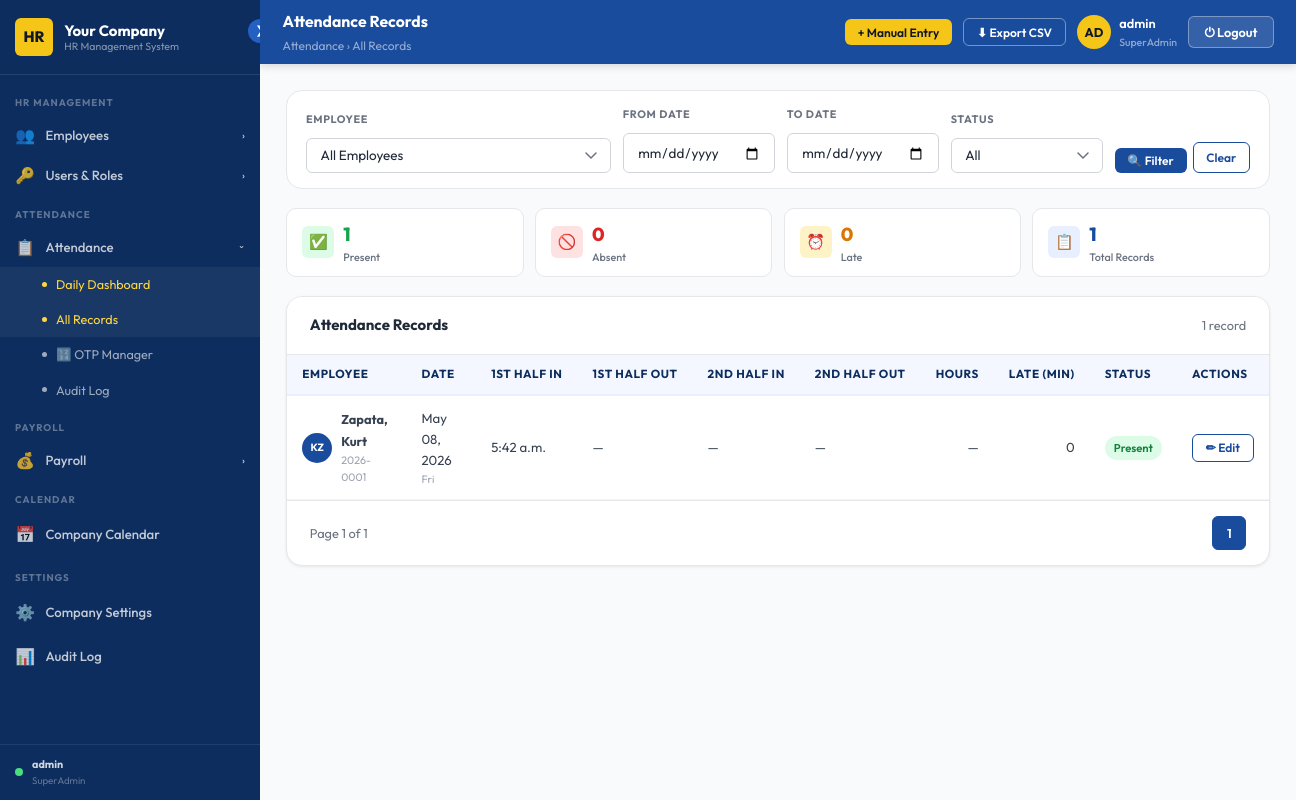
Page /attendance/admin/records/ (signed in) on the committed database.
### attendance/models.py (models this page shows, shortened)
class Attendance(models.Model):
    STATUS_CHOICES = [('present','Present'),('absent','Absent'),('late','Late')]
    employee          = models.ForeignKey(Employee, on_delete=models.CASCADE)
    date              = models.DateField()
    time_in_am        = models.TimeField(null=True, blank=True)  # NOTE: added
    time_out_am       = models.TimeField(null=True, blank=True)  # NOTE: added
    time_in_pm        = models.TimeField(null=True, blank=True)  # NOTE: added
    time_out_pm       = models.TimeField(null=True, blank=True)  # NOTE: added
    total_hours       = models.DecimalField(max_digits=5, decimal_places=2, null=True, blank=True)
    late_minutes      = models.PositiveIntegerField(default=0)
    undertime_minutes = models.PositiveIntegerField(default=0)
    status            = models.CharField(max_length=20, choices=STATUS_CHOICES, default='present')
    created_at        = models.DateTimeField(auto_now_add=True)
    class Meta:
        unique_together = ('employee', 'date')

### employees/models.py (models this page shows, shortened)
class Employee(models.Model):
    EMPLOYMENT_TYPES = [('regular', 'Regular'), ('contract', 'Contract')]
    STATUS_CHOICES   = [('active', 'Active'), ('inactive', 'Inactive')]
    GENDER_CHOICES   = [('male', 'Male'), ('female', 'Female'), ('other', 'Other')]
    CIVIL_CHOICES    = [
        ('single', 'Single'), ('married', 'Married'),
        ('widowed', 'Widowed'), ('separated', 'Separated'),
    ]
    employee_code   = models.CharField(max_length=50, unique=True)
    first_name      = models.CharField(max_length=100)
    last_name       = models.CharField(max_length=100)
    email           = models.EmailField(unique=True)
    phone           = models.CharField(max_length=30, blank=True)
    address         = models.TextField(blank=True)
    date_hired      = models.DateField(null=True, blank=True)
    employment_type = models.CharField(max_length=20, choices=EMPLOYMENT_TYPES, default='regular')
    status          = models.CharField(max_length=20, choices=STATUS_CHOICES, default='active')
    department      = models.ForeignKey(Department, on_delete=models.SET_NULL, null=True, blank=True)
    position        = models.ForeignKey(Position, on_delete=models.SET_NULL, null=True, blank=True)
    salary_grade    = models.ForeignKey(SalaryGrade, on_delete=models.SET_NULL, null=True, blank=True)
    created_at      = models.DateTimeField(auto_now_add=True)
    updated_at      = models.DateTimeField(auto_now=True)
    middle_name     = models.CharField(max_length=100, blank=True)
    birthdate       = models.DateField(null=True, blank=True)
    gender          = models.CharField(max_length=10, choices=GENDER_CHOICES, blank=True)
    civil_status    = models.CharField(max_length=15, choices=CIVIL_CHOICES, blank=True)
    nationality     = models.CharField(max_length=60, blank=True, default='Filipino')
    tin_number        = models.CharField(max_length=30, blank=True)
    sss_number        = models.CharField(max_length=30, blank=True)
    philhealth_number = models.CharField(max_length=30, blank=True)
    pagibig_number    = models.CharField(max_length=30, blank=True)
    emergency_contact_name         = models.CharField(max_length=150, blank=True)
    emergency_contact_phone        = models.CharField(max_length=30, blank=True)
    emergency_contact_relationship = models.CharField(max_length=60, blank=True)
    contract_start  = models.DateField(null=True, blank=True)
    contract_end    = models.DateField(null=True, blank=True)

### attendance/views.py (the view)
# urls.py: path('admin/records/',      views.attendance_records,   name='records'),
@admin_required
def attendance_records(request):
    import json as _json
    qs = Attendance.objects.select_related('employee').order_by('-date', 'employee__last_name')
    emp_id   = request.GET.get('emp_id')
    from_dt  = request.GET.get('from')
    to_dt    = request.GET.get('to')
    status   = request.GET.get('status')
    if emp_id:  qs = qs.filter(employee_id=emp_id)
    if from_dt: qs = qs.filter(date__gte=from_dt)
    if to_dt:   qs = qs.filter(date__lte=to_dt)
    if status:  qs = qs.filter(status=status)
    from django.db.models import Count
    summary = {
        'total':   qs.count(),
        'present': qs.filter(status='present').count(),
        'absent':  qs.filter(status='absent').count(),
        'late':    qs.filter(status='late').count(),
    }
    records_json = {}
    for r in qs:
        records_json[r.id] = {
            'employee_name': f'{r.employee.last_name}, {r.employee.first_name}',
            'date':          str(r.date),
            'time_in_am':    str(r.time_in_am)[:5]  if r.time_in_am  else '',
            'time_out_am':   str(r.time_out_am)[:5] if r.time_out_am else '',
            'time_in_pm':    str(r.time_in_pm)[:5]  if r.time_in_pm  else '',
            'time_out_pm':   str(r.time_out_pm)[:5] if r.time_out_pm else '',
            'status':        r.status,
        }
    from django.core.paginator import Paginator
    paginator = Paginator(qs, 30)
    records   = paginator.get_page(request.GET.get('page', 1))
    return render(request, 'hrms/attendance_records.html', {
        'records':      records,
        'records_json': _json.dumps(records_json),
        'employees':    Employee.objects.filter(status='active'),
        'summary':      summary,
        **_branding(),
    })

### templates/hrms/attendance_records.html (shortened to what this page needs)
{% extends "hrms/admin_base.html" %}
{% load static %}
{% block page_title %}Attendance Records{% endblock %}
{% block breadcrumb %}Attendance › All Records{% endblock %}
{% block header_actions %}
  <button class="btn btn-gold btn-sm" onclick="openModal('manual-att-modal')">+ Manual Entry</button>
  <button class="btn btn-outline btn-sm" style="color:var(--white);border-color:rgba(255,255,255,.4);"
          onclick="exportRecords()">⬇ Export CSV</button>
{% endblock %}
{% block content %}
<div class="filter-card">
  <form method="get" action="{% url 'attendance:records' %}" style="display:contents;">
    <div class="form-group" style="flex:2;min-width:200px;">
      <label>Employee</label>
      <select name="emp_id" class="form-control">
        <option value="">All Employees</option>
      </select>
    </div>
    <div class="form-group">
      <label>From Date</label>
      <input type="date" name="from" class="form-control" value="{{ request.GET.from }}">
    </div>
    <div class="form-group">
      <label>To Date</label>
      <input type="date" name="to" class="form-control" value="{{ request.GET.to }}">
    </div>
    <div class="form-group">
      <label>Status</label>
      <select name="status" class="form-control">
        <option value="">All</option>
      </select>
    </div>
    <div style="display:flex;gap:.4rem;align-items:flex-end;">
      <button type="submit" class="btn btn-primary btn-sm">🔍 Filter</button>
      <a href="{% url 'attendance:records' %}" class="btn btn-outline btn-sm">Clear</a>
    </div>
  </form>
</div>
<div class="att-mini-stats">
  <div class="mini-stat">
    <div style="width:32px;height:32px;background:#DCFCE7;border-radius:var(--radius-sm);display:flex;align-items:center;justify-content:center;">✅</div>
    <div><div class="num" style="color:var(--success);">{{ summary.present }}</div><div class="label">Present</div></div>
  </div>
  <div class="mini-stat">
    <div style="width:32px;height:32px;background:#FEE2E2;border-radius:var(--radius-sm);display:flex;align-items:center;justify-content:center;">🚫</div>
    <div><div class="num" style="color:var(--danger);">{{ summary.absent }}</div><div class="label">Absent</div></div>
  </div>
  <div class="mini-stat">
    <div style="width:32px;height:32px;background:#FEF3C7;border-radius:var(--radius-sm);display:flex;align-items:center;justify-content:center;">⏰</div>
    <div><div class="num" style="color:var(--warning);">{{ summary.late }}</div><div class="label">Late</div></div>
  </div>
  <div class="mini-stat">
    <div style="width:32px;height:32px;background:var(--blue-100);border-radius:var(--radius-sm);display:flex;align-items:center;justify-content:center;">📋</div>
    <div><div class="num" style="color:var(--blue-800);">{{ summary.total }}</div><div class="label">Total Records</div></div>
  </div>
</div>
<div class="card">
  <div class="card-header">
    <h3>Attendance Records</h3>
    <span class="text-sm text-gray">{{ records.paginator.count }} record{{ records.paginator.count|pluralize }}</span>
  </div>
  <div class="table-wrap">
    <table class="data-table" id="records-table">
      <thead>
        <tr>
          <th>Employee</th>
          <th>Date</th>
          <th>1st Half In</th>
          <th>1st Half Out</th>
          <th>2nd Half In</th>
          <th>2nd Half Out</th>
          <th style="text-align:right;">Hours</th>
          <th style="text-align:right;">Late (min)</th>
          <th>Status</th>
          <th>Actions</th>
        </tr>
      </thead>
      <tbody>
        {% for rec in records %}
        <tr id="row-{{ rec.id }}">
          <td>
            <div class="emp-cell">
              <div class="emp-av-sm">{{ rec.employee.first_name|slice:":1" }}{{ rec.employee.last_name|slice:":1" }}</div>
              <div>
                <strong style="font-size:.85rem;">{{ rec.employee.last_name }}, {{ rec.employee.first_name }}</strong>
                <div style="font-size:.72rem;color:var(--gray-400);">{{ rec.employee.employee_code }}</div>
              </div>
            </div>
          </td>
          <td>{{ rec.date|date:"M d, Y" }}
            <div style="font-size:.72rem;color:var(--gray-400);">{{ rec.date|date:"D" }}</div>
          </td>
          <td>{{ rec.time_in_am|default:"—" }}</td>
          <td>{{ rec.time_out_am|default:"—" }}</td>
          <td>{{ rec.time_in_pm|default:"—" }}</td>
          <td>{{ rec.time_out_pm|default:"—" }}</td>
          <td style="text-align:right;">{{ rec.total_hours|default:"—" }}</td>
          <td style="text-align:right;">
            {% if rec.late_minutes %}
              <span style="color:var(--warning);font-weight:600;">{{ rec.late_minutes }}</span>
            {% else %}0{% endif %}
          </td>
          <td>
            <span class="badge {% if rec.status == 'present' %}badge-success{% elif rec.status == 'late' %}badge-warning{% else %}badge-danger{% endif %}">
              {{ rec.status|title }}
            </span>
          </td>
          <td>
            <button class="btn btn-outline btn-sm" onclick="editRecord({{ rec.id }})">✏ Edit</button>
          </td>
        </tr>
        {% empty %}
        <tr>
          <td colspan="10" style="text-align:center;padding:3rem;color:var(--gray-400);">
            No records found for the selected filters.
          </td>
        </tr>
        {% endfor %}
      </tbody>
    </table>
  </div>
  <div style="padding:1rem 1.5rem;display:flex;align-items:center;justify-content:space-between;border-top:1px solid var(--gray-200);">
    <span class="text-sm text-gray">Page {{ records.number }} of {{ records.paginator.num_pages }}</span>
    <div class="pagination">
      {% for num in records.paginator.page_range %}
        {% if records.number == num %}
          <span class="page-btn active">{{ num }}</span>
        {% elif num >= records.number|add:"-2" and num <= records.number|add:"2" %}
          <a href="?{% if request.GET.emp_id %}emp_id={{ request.GET.emp_id }}&{% endif %}page={{ num }}" class="page-btn">{{ num }}</a>
        {% endif %}
      {% endfor %}
    </div>
  </div>
</div>
{% endblock %}

### templates/hrms/admin_base.html (shortened to what this page needs)
{% load static %}
<!DOCTYPE html>
<html lang="en">
<head>
  <link rel="stylesheet" href="{% static 'css/base.css' %}"/>
</head>
<body>
<div class="admin-layout">
  <aside class="sidebar" id="sidebar">
    <button class="sidebar-toggle" id="sidebar-toggle" title="Toggle Sidebar">❯</button>
    <div class="sidebar-logo">
      <div class="logo-mark" id="logo-mark">
        {% if company_logo %}
          <img src="{{ company_logo }}" alt="Logo"
               style="width:100%;height:100%;object-fit:cover;border-radius:var(--radius-sm);">
        {% else %}
          {{ company_initials|default:"HR" }}
        {% endif %}
      </div>
      <div class="logo-text">
        {{ company_name|default:"Your Company" }}
        <span>HR Management System</span>
      </div>
    </div>
    <nav class="sidebar-nav" id="sidebar-nav">
      <div class="nav-section">
        <div class="nav-section-label">HR Management</div>
        <button class="nav-group-toggle" data-group="nav-hr">
          <span class="icon">👥</span><span class="label">Employees</span><span class="chevron">›</span>
        </button>
        {% if is_super_admin %}
        <button class="nav-group-toggle" data-group="nav-users">
          <span class="icon">🔑</span><span class="label">Users & Roles</span><span class="chevron">›</span>
        </button>
        {% endif %}
      </div>
      <div class="nav-section">
        <div class="nav-section-label">Attendance</div>
        <button class="nav-group-toggle" data-group="nav-att">
          <span class="icon">📋</span><span class="label">Attendance</span><span class="chevron">›</span>
        </button>
        <div class="nav-submenu" id="nav-att">
          <a href="{% url 'attendance:dashboard' %}">Daily Dashboard</a>
          <a href="{% url 'attendance:records' %}">All Records</a>
          <a href="{% url 'attendance:otp_manager' %}">🔢 OTP Manager</a>
          <a href="{% url 'attendance:audit_log' %}">Audit Log</a>
        </div>
      </div>
      <div class="nav-section">
        <div class="nav-section-label">Payroll</div>
        <button class="nav-group-toggle" data-group="nav-payroll">
          <span class="icon">💰</span><span class="label">Payroll</span><span class="chevron">›</span>
        </button>
      </div>
      <div class="nav-section">
        <div class="nav-section-label">Calendar</div>
        <a class="nav-link" href="{% url 'calendar_app:index' %}">
          <span class="icon">📅</span><span class="label">Company Calendar</span>
        </a>
      </div>
      {% if is_super_admin %}
      <div class="nav-section">
        <div class="nav-section-label">Settings</div>
        <a class="nav-link" href="{% url 'employees:company_settings' %}">
          <span class="icon">⚙️</span><span class="label">Company Settings</span>
        </a>
        <a class="nav-link" href="{% url 'accounts:audit_log' %}">
          <span class="icon">📊</span><span class="label">Audit Log</span>
        </a>
      </div>
      {% endif %}
    </nav>
    <div style="padding:.75rem 1rem;border-top:1px solid rgba(255,255,255,.08);
                display:flex;align-items:center;gap:.6rem;">
      <div style="width:8px;height:8px;border-radius:50%;background:#4ADE80;flex-shrink:0;"></div>
      <div style="overflow:hidden;">
        <div style="font-size:.72rem;font-weight:700;color:rgba(255,255,255,.8);
                    white-space:nowrap;overflow:hidden;text-overflow:ellipsis;">
          {{ request.user.get_full_name|default:request.user.username }}
        </div>
        <div style="font-size:.65rem;color:rgba(255,255,255,.35);">
          {% if user_role %}{{ user_role.name }}{% else %}No Role{% endif %}
        </div>
      </div>
    </div>
  </aside>
  <div style="flex:1;display:flex;flex-direction:column;">
    <header class="admin-header" id="admin-header">
      <div>
        <div class="header-title">{% block page_title %}Dashboard{% endblock %}</div>
        <div class="header-breadcrumb">{% block breadcrumb %}Home{% endblock %}</div>
      </div>
      <div class="header-right">
        {% block header_actions %}{% endblock %}
        <div class="header-user">
          <div class="header-avatar">{{ request.user.username|slice:":2"|upper }}</div>
          <div>
            <div style="font-size:.85rem;font-weight:600;color:var(--white);">
              {{ request.user.get_full_name|default:request.user.username }}
            </div>
            {% if user_role %}
            <div style="font-size:.7rem;color:rgba(255,255,255,.5);">
              {{ user_role.name }}
            </div>
            {% endif %}
          </div>
        </div>
        <button class="btn-logout" onclick="confirmLogout()">⏻ Logout</button>
      </div>
    </header>
    <main class="admin-content" id="admin-content">
      {% block content %}{% endblock %}
    </main>
  </div>
</div>
</body>
</html>

### rows in the picture
Attendance: employee.first_name "K", employee.last_name "Z", employee.last_name "Zapata", employee.first_name "Kurt", employee.employee_code "2026-0001", date "May 08, 2026", date "Fri", time_in_am "5:42 a.m.", time_out_am "—", time_in_pm "—", time_out_pm "—", total_hours "—", late_minutes "0", status "Present"

### other values in the picture
{{ company_initials|default:"HR" }} "HR"
{{ company_name|default:"Your Company" }} "Your Company"
{{ request.user.get_full_name|default:request.user.username }} "admin"
{{ user_role.name }} "SuperAdmin"
{{ request.user.username|slice:":2"|upper }} "AD"
{{ summary.present }} "1"
{{ summary.absent }} "0"
{{ summary.late }} "0"
{{ summary.total }} "1"
{{ records.paginator.count }} "1"
{{ records.number }} "1"
{{ records.paginator.num_pages }} "1"
{{ num }} "1"
